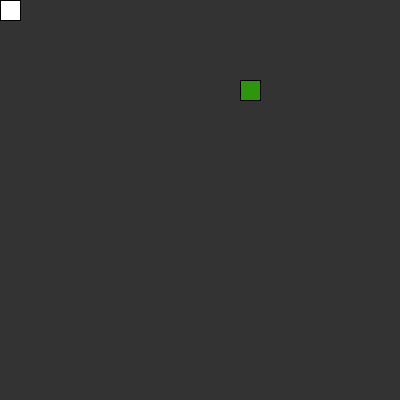
Frame 1 (no input)
Frame 60 (the mouse pressed at the canvas centre just before this capture): identical to frame 1, image omitted
Frame 120 (the mouse held since frame 60 and released just before this capture): identical to frame 1, image omitted

The Processing sketch that drew this single still picture (run headless with seeded random() and noise(); from frame 60 on, the mouse is pressed at the canvas centre):

// Processing sketch: sketch
// ── sketch.pde
import java.util.List;

/**
* Fill in the TODO's correctly in order to get the snake game to work!
**/


int scl = 20; // the current scale of the game 
int borderWidth = 400; // X dimension of game screen
int borderHeight = 400; // Y dimension of game screen
Snake snake; // instance of our snake object
Food food; // instance of our food object (there will only be one food object in the game at all times!)
boolean stopgame = false; // Determines whether the game is over

/**
* sets inital size of screen
**/
void settings(){
  size(400, 400);
}

/**
* Occurs once when program first runs, instantiates all objects
**/
void setup(){
  snake = new Snake();
  food = new Food();
  frameRate(5);
}  

/**
* Runs after setup on a loop
**/
void draw(){
  if (stopgame){
    text("GAME OVER",200,150);
  }
  else {
    background(51);
    snake.update();
    snake.show();
    food.show();
    snake.death();
  }
}

/**
* Keyboard Controls for moving snake's directionality.
**/
void keyPressed(){
  // TODO(3): Finish Implementation of snake's keyboard controls!
  // TODO BONUS(ONLY DO WHEN YOU ARE DONE THE REST): FIX SNAKE MOVEMENT SO THAT IT CANNOT TURN INTO ITSELF
  // (ask instructors if confused by what this means)
  
  // UP key
  if (key == 'w') {
      
  }
  
  // DOWN key
  if (key == 's'){
  
  }
 
  // LEFT key
  
 
  // RIGHT key
  
  
}

// ── food.pde
class Food {
  int x;
  int y;
  
  /**
  * Food Constructor 
  * initializes all fields
  * DO NOT ALTER
  **/
  Food() {
    this.x = floor(random(0, (borderWidth-scl)/scl)) * scl;
    this.y = floor(random(0, (borderHeight-scl)/scl)) * scl;
  }
  
  /**
  * Draws Food onto screen
  **/
  void show() {
    fill(46, 150, 14);
    rect(this.x, this.y, scl, scl);
  }
}

// ── point.pde
class Point {
  int x;
  int y;
        
  /**
  * Point Constructor (Points on the screen grid)
  **/
  Point(int x, int y) {
    this.x = x;
    this.y = y;
  }
  
  /**
  * returns Point's X coordinate
  **/
  int getX() {
    return this.x;
  }
  
  /**
  * returns Point's Y coordinate
  **/
  int getY() {
    return this.y;
  }
}

// ── snake.pde
class Snake {
  
  int x; // snake's X coordinate (left/right)
  int y; // snake's Y coordinate (up/down)
  int xspeed; // snake's X coordinate speed per frame
  int yspeed; // snake's Y coordinate speed per frame
  List<Point> tail; // body size (not including head)
  int total; // # of food eaten
  
  /**
  * Snake Constructor
  * Initializes all fields
  **/
  Snake(){
    // TODO (1) initialize the rest of the Snake's fields:
    
    tail = new ArrayList<Point>();
   
  }
  
  /**
  * updates snake's and food's position
  **/
  void update(){
    snakeBody();
    
    this.x = this.x + this.xspeed * scl;
    this.y = this.y + this.yspeed * scl;
    
    this.x = constrain(this.x, 0, borderWidth-scl);
    this.y = constrain(this.y, 0, borderHeight-scl);
  
    if (snake.eat(food)){
      this.total++;
      food = new Food();
    }
  }
  
  /**
  * Draws the snake onto the screen
  **/
  void show(){
    fill(255);
    for (int i = 0; i < this.tail.size(); i++) {
      rect(tail.get(i).getX(), tail.get(i).getY(), scl, scl);
    }
    rect(this.x, this.y, scl, scl);
  }
  
  
  /**
  * Changes snake's direction
  **/
  void changeDirection(int x, int y) {
    // TODO (2): Finish Implementing this function
   
  }
  
  /**
  * Return true if snake's head is in the same position as the current food object.
  * Otherwise returns false.
  **/
  boolean eat(Food food){
    // TODO(4): Finish the implementation of this function
    
    
     return false; // this is a stub (erase this line)
  }
  
  /**
  * if Snake's head touches any part of its body, the game ends. 
  **/
  void death(){
    for (int i = 0; i < tail.size(); i++){
      Point body = this.tail.get(i); // represents each of the snake's body points 
      
      // TODO(6): Finish the implementation of the death function (hint) use stopgame
      
    }
  }
  
  /**
  * Helper function for updating Snake's body
  * DO NOT ALTER
  **/
  void snakeBody(){
    if (this.total == this.tail.size() && total > 0){
      for (int i = 0; i < this.tail.size()-1; i++){
        this.tail.set(i, this.tail.get(i+1));
      }
      this.tail.set(total-1, new Point(this.x, this.y));
    }
    if (this.tail.size() < this.total){
      this.tail.add(total-1, new Point(this.x, this.y)); 
    }
  }
}
